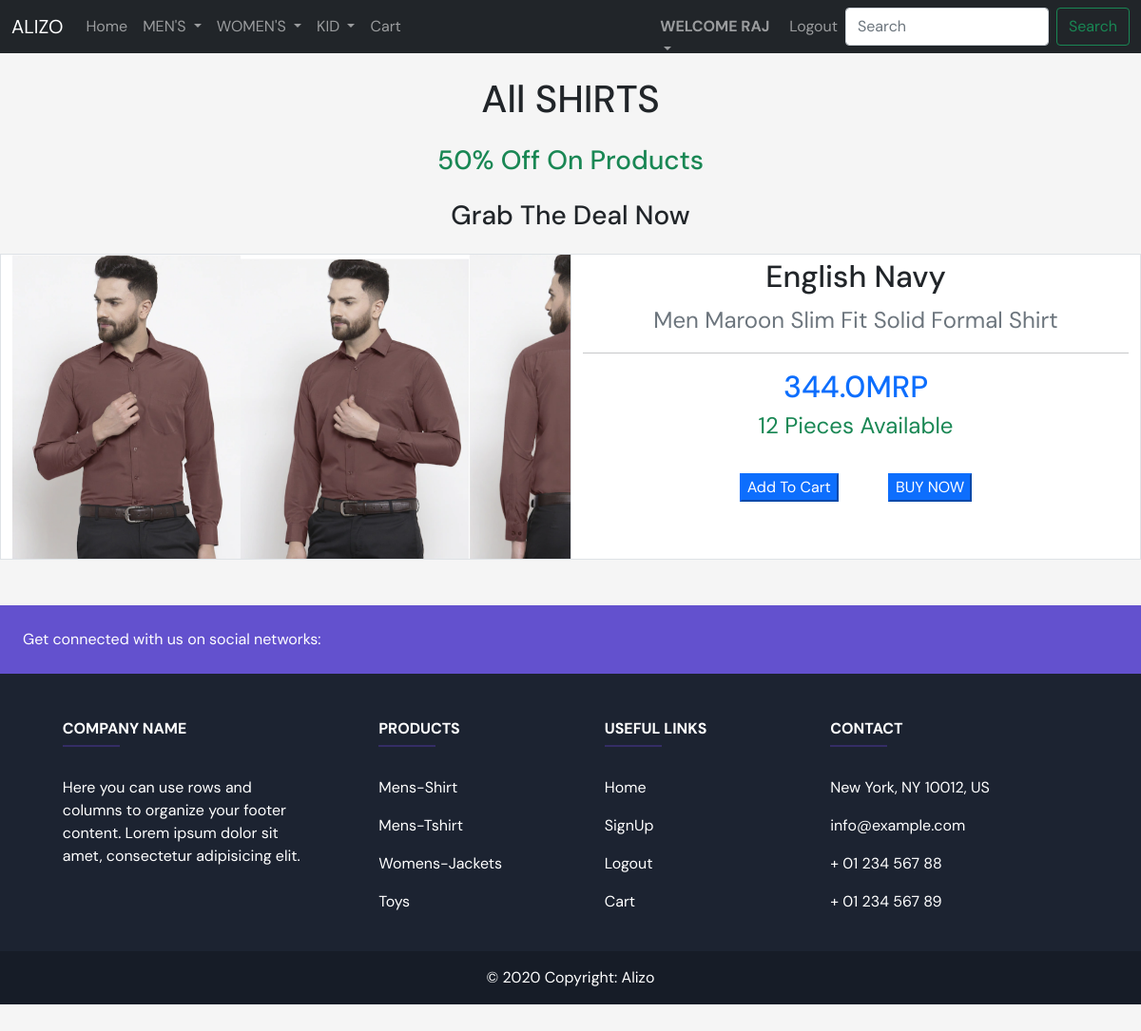
/buy-product/9 (signed in), run on the app's committed database.
### estore/models.py (models this page shows, shortened)
class AllProduct(models.Model):
    name=models.CharField(max_length=40)
    image=models.ImageField(upload_to="allproduct")
    price=models.FloatField()
    available=models.IntegerField()
    desc=models.TextField()
    category=models.CharField(max_length=30,choices=CATEGORY_CHOICES)

class EachProductImage(models.Model):
    product=models.OneToOneField(AllProduct,on_delete=models.CASCADE,primary_key=True,related_name="allproduct")
    image1=models.ImageField(upload_to="allproduct")
    image2=models.ImageField(upload_to="allproduct")

### estore/views.py (the view)
# urls.py: path('buy-product/<int:id>',views.buy_product,name="buy-product"),
def buy_product(request, id):
    if request.user.is_authenticated:
        data = AllProduct.objects.get(pk=id)
        data1=EachProductImage.objects.get(pk=id)
        product_exist=False
        product_exist=Cart.objects.filter(Q(user=request.user)&Q(product=id)).exists()
        return render(request, "estore/buyshirt.html", {"data": data,"data1": data1,"product_exist":product_exist})
    else:
        return HttpResponseRedirect("signin")

### estore/templates/estore/buyshirt.html (shortened to what this page needs)
{% extends 'estore/base.html' %} {% block title %} allproduct {% endblock %}  {% block body %}
<h1 class="text-center my-4">All SHIRTS</h1>
<h3 class="text-center my-4 text-success">50% Off On Products</h3>
<h3 class="text-center my-4">Grab The Deal Now</h3>
<div class="allproducts">
  <div class="row" style="margin: auto">
    <div class="col-6 border bg-white" style="">
      <div class="text-center  d-flex" mt-1>
        <a href="{{ data.image.url }}"
          ><img src="{{ data.image.url }}" width="240px" height="320px"
        /></a>
        <a href="{{ data1.image1.url }}"
          ><img src="{{ data1.image1.url }}" width="240px" height="320px"
        /></a>
        <a href="{{ data1.image2.url }}"
          ><img src="{{ data1.image2.url }}" width="240px" height="320px"
        /></a>
      </div>
    </div>
    <div class="col-6 border bg-white" style="">
      <div class="text-center my-1 ">
        <h4 class="fs-2">{{ data.name }}</h4>
      </div>
      <div class="text-center text-secondary my-2 fs-4">{{ data.desc }}</div>
      <hr>
      <h2 class="text-center text-primary my-1">{{ data.price }}MRP</h2>
      <div class="text-center text-success my-1 fs-4">
        {{ data.available }} Pieces Available
      </div>
      <div class="text-center text-secondary my-2">
        {% if product_exist %}
        <form action="{% url 'showcart' %}" method="post" class="d-inline mx-4 my-4">
          {% csrf_token %}
          <input type="submit" value="Go To Cart" class="btn-primary" />
        </form>
        {% else %}
        <form action="{% url 'cart' data.id %}" method="post" class="d-inline mx-4 my-4">
          <input type="submit" value="Add To Cart" class="btn-primary" />
        </form>
        {% endif %}
        <form
          action="{% url 'buynow' data.id %}"
          method="post"
          class="d-inline mx-4 my-4"
        >
          <input type="submit" value="BUY NOW" class="btn-primary my-4" />
        </form>
      </div>
    </div>
  </div>
</div>
{% endblock %}

### estore/templates/estore/base.html (shortened to what this page needs)
{% load static %}
<!DOCTYPE html>
<html lang="en">
  <head>
    <link rel="stylesheet" href="{% static 'estore/css/bootstrap.css' %}" />
    <link rel="stylesheet" href="{% static 'estore/css/style.css' %}" />
    <link rel="stylesheet" href="{% static 'estore/css/newstyle.css' %}" />
  </head>
  <body>
    <nav class="navbar navbar-expand-lg navbar-dark bg-dark">
      <div class="container-fluid">
        <a class="navbar-brand" href="{% url 'base' %}">ALIZO</a>
        <div class="collapse navbar-collapse" id="navbarSupportedContent">
          <ul class="navbar-nav me-auto mb-2 mb-lg-0">
            <li class="nav-item">
              <a class="nav-link" aria-current="page" href="{% url 'base' %}"
                >Home</a
              >
            </li>
            <li class="nav-item dropdown">
              <a
                class="nav-link dropdown-toggle"
                href="#"
                id="navbarDropdown"
                role="button"
                data-bs-toggle="dropdown"
                aria-expanded="false"
              >
                MEN'S
              </a>
            </li>
            <li class="nav-item dropdown">
              <a
                class="nav-link dropdown-toggle"
                href="#"
                id="navbarDropdown"
                role="button"
                data-bs-toggle="dropdown"
                aria-expanded="false"
              >
                WOMEN'S
              </a>
            </li>
            <li class="nav-item dropdown">
              <a
                class="nav-link dropdown-toggle"
                href="#"
                id="navbarDropdown"
                role="button"
                data-bs-toggle="dropdown"
                aria-expanded="false"
              >
                KID
              </a>
            </li>
            <li class="nav-item">
              <a
                class="nav-link"
                aria-current="page"
                href="{% url 'showcart' %}"
                >Cart</a
              >
            </li>
          </ul>
          <form class="d-flex" action="{% url 'search' %}" method="POST">
            <div class="collapse navbar-collapse" id="navbarSupportedContent">
              <ul class="navbar-nav me-auto mb-2 mb-lg-0">
                {% if request.user.is_authenticated %}
                <li class="nav-item dropdown" style="height: 1vh;">
                  <a
                    class="nav-link dropdown-toggle"
                    href="#"
                    id="navbarDropdown"
                    role="button"
                    data-bs-toggle="dropdown"
                    aria-expanded="false"
                  >
                  <span class="bolder username">Welcome {{user}}</span>
                  </a>
                <li class="nav-item">
                  <a
                    class="nav-link"
                    aria-current="page"
                    href="{% url 'logout' %}"
                    >Logout</a
                  >
                </li>
                {% else %}
                <li class="nav-item">
                  <a class="nav-link" href="{% url 'signup' %}">SignUp/Login</a>
                </li>
                {% endif %}
              </ul>
            </div>
            <input
              class="form-control me-2"
              name="searchdata"
              type="search"
              placeholder="Search"
              aria-label="Search"
            />
            <button class="btn btn-outline-success" type="submit">
              Search
            </button>
          </form>
        </div>
      </div>
    </nav>
    {% block body %}{% endblock %}
    <div class="my-5">
      <footer
        class="text-center text-lg-start text-white"
        style="background-color: #1c2331"
      >
        <section
          class="d-flex justify-content-between p-4"
          style="background-color: #6351ce"
        >
          <div class="me-5">
            <span>Get connected with us on social networks:</span>
          </div>
          <div>
          </div>
        </section>
        <section class="">
          <div class="container text-center text-md-start mt-5">
            <div class="row mt-3">
              <div class="col-md-3 col-lg-4 col-xl-3 mx-auto mb-4">
                <h6 class="text-uppercase fw-bold">Company name</h6>
                <hr
                  class="mb-4 mt-0 d-inline-block mx-auto"
                  style="width: 60px; background-color: #7c4dff; height: 2px"
                />
                <p>
                  Here you can use rows and columns to organize your footer
                  content. Lorem ipsum dolor sit amet, consectetur adipisicing
                  elit.
                </p>
              </div>
              <div class="col-md-2 col-lg-2 col-xl-2 mx-auto mb-4">
                <h6 class="text-uppercase fw-bold">Products</h6>
                <hr
                  class="mb-4 mt-0 d-inline-block mx-auto"
                  style="width: 60px; background-color: #7c4dff; height: 2px"
                />
                <p>
                  <a href="{% url 'shirts' %}" class="text-white">Mens-Shirt</a>
                </p>
                <p>
                  <a href="{% url 'tshirts' %}" class="text-white"
                    >Mens-Tshirt</a
                  >
                </p>
                <p>
                  <a href="{% url 'womens-jackets' %}" class="text-white"
                    >Womens-Jackets</a
                  >
                </p>
                <p>
                  <a href="{% url 'KidsToy' %}" class="text-white">Toys</a>
                </p>
              </div>
              <div class="col-md-3 col-lg-2 col-xl-2 mx-auto mb-4">
                <h6 class="text-uppercase fw-bold">Useful links</h6>
                <hr
                  class="mb-4 mt-0 d-inline-block mx-auto"
                  style="width: 60px; background-color: #7c4dff; height: 2px"
                />
                <p>
                  <a href="{% url 'base' %}" class="text-white">Home</a>
                </p>
                <p>
                  <a href="{% url 'signup' %}" class="text-white">SignUp</a>
                </p>
                <p>
                  <a href="{% url 'logout' %}" class="text-white">Logout</a>
                </p>
                <p>
                  <a href="{% url 'showcart' %}" class="text-white">Cart</a>
                </p>
              </div>
              <div class="col-md-4 col-lg-3 col-xl-3 mx-auto mb-md-0 mb-4">
                <h6 class="text-uppercase fw-bold">Contact</h6>
                <hr
                  class="mb-4 mt-0 d-inline-block mx-auto"
                  style="width: 60px; background-color: #7c4dff; height: 2px"
                />
                <p> New York, NY 10012, US</p>
                <p> info@example.com</p>
                <p> + 01 234 567 88</p>
                <p> + 01 234 567 89</p>
              </div>
            </div>
          </div>
        </section>
        <div
          class="text-center p-3"
          style="background-color: rgba(0, 0, 0, 0.2)"
        >
          © 2020 Copyright:
          <a class="text-white" href="/">Alizo</a>
        </div>
      </footer>
    </div>
  </body>
</html>

### estore/static/estore/css/style.css (style rules this page uses)
body { background-color: whitesmoke; font-family: "DM Serif Text", serif; }
a { text-decoration: none !important; }

### estore/static/estore/css/newstyle.css (style rules this page uses)
.bolder { font-weight: bolder; }
.username { display: block; width: 10vw; text-transform: uppercase; }

### data on the page
AllProduct: image (picture), name "English Navy", desc "Men Maroon Slim Fit Solid Formal Shirt", price "344.0", available "12"
EachProductImage: image1 (picture)

### other printed values
{{ user }} "RAJ"
